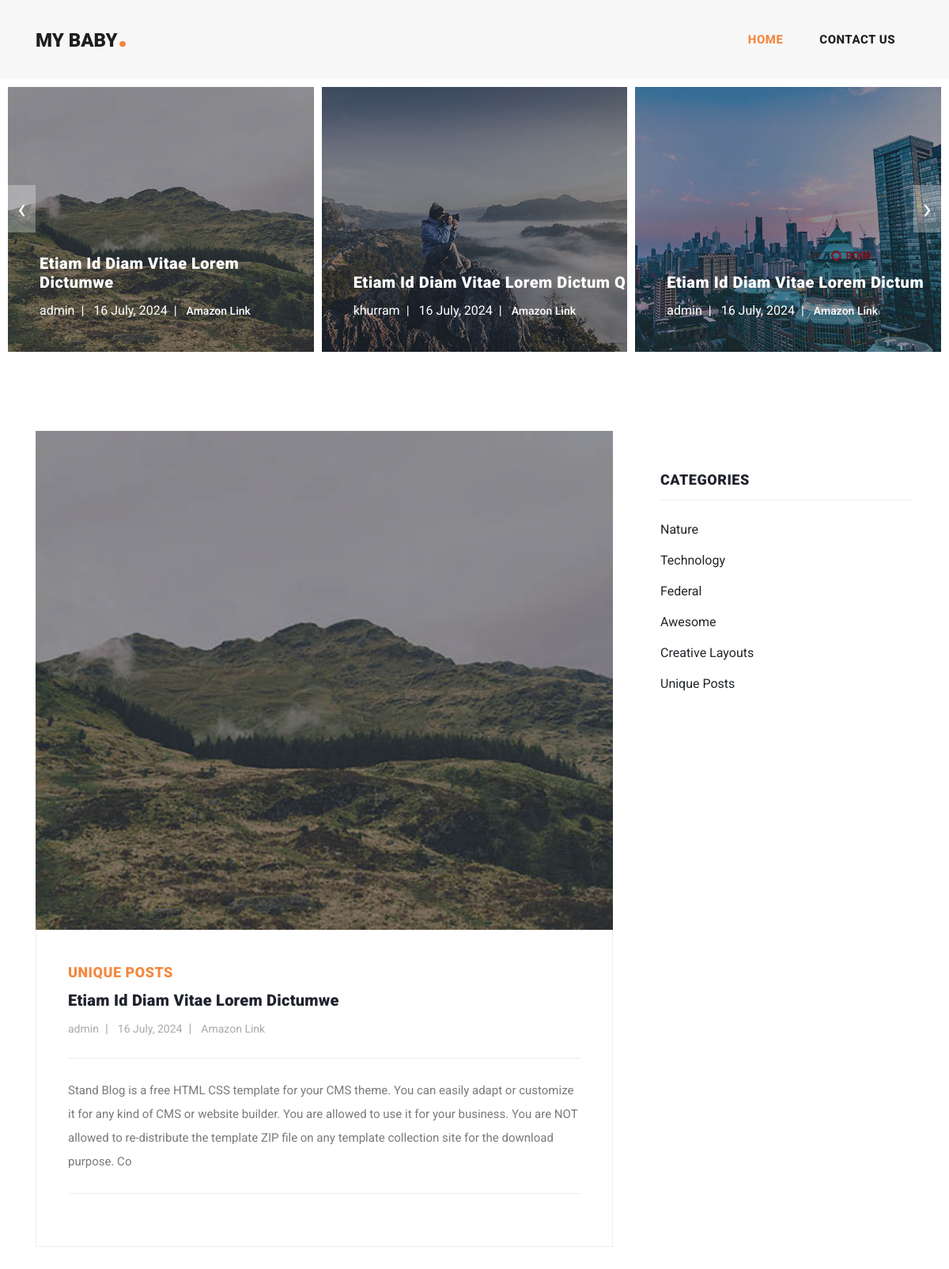
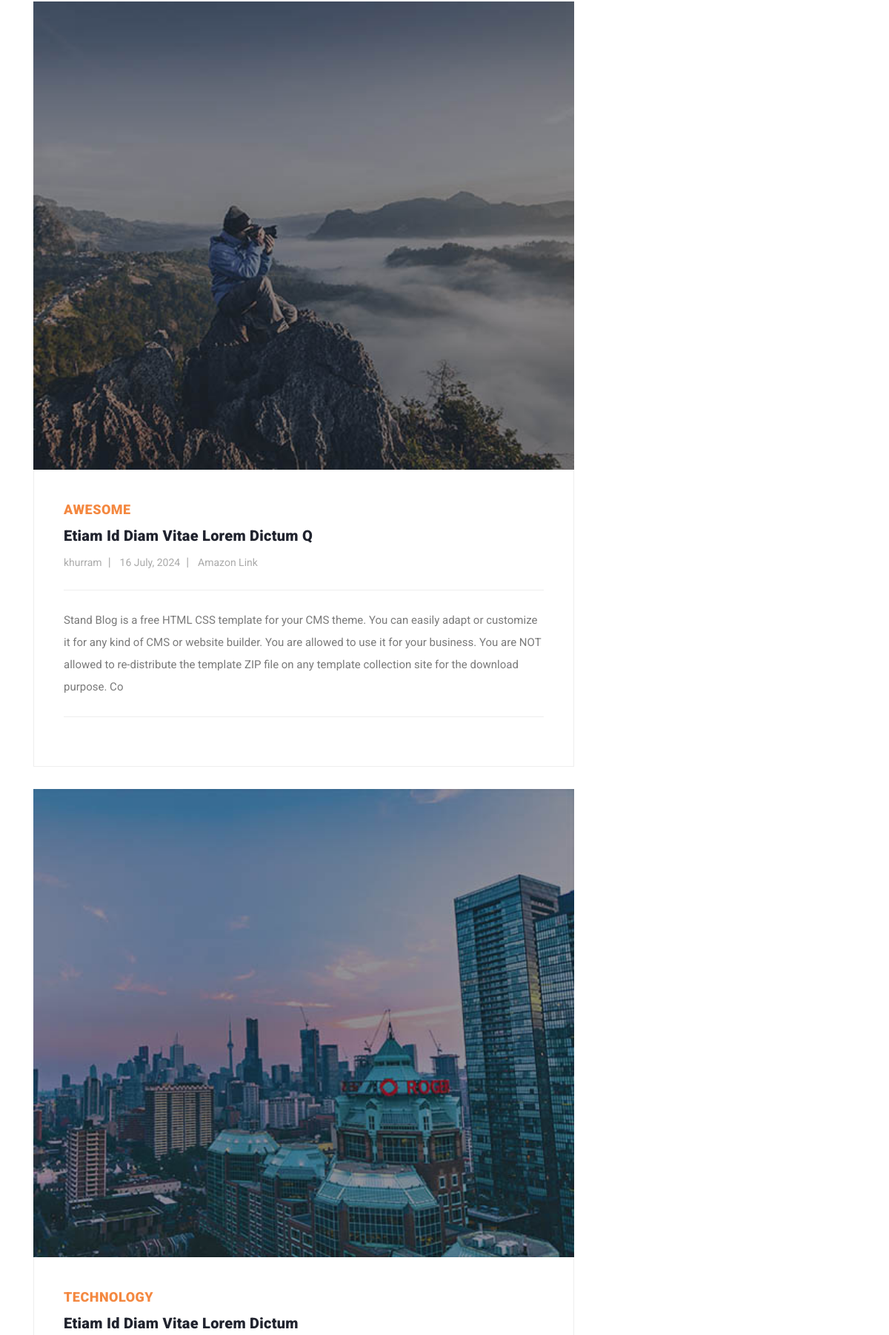
The page / (upper part) on the database its author committed (2 pictures, top to bottom).
### app/models.py (models this page shows, shortened)
class Post(models.Model):
    STATUS_CHOICES = (
        ('draft', 'Draft'),
        ('published', 'Published'),
    )
    title = models.CharField(max_length=200)
    category = models.ForeignKey(Category, on_delete=models.CASCADE)
    slug = models.SlugField(max_length=200, unique=True, blank=True)
    author = models.ForeignKey(User, on_delete=models.CASCADE, related_name='blog_posts')
    content = models.TextField()
    created_at = models.DateTimeField(auto_now_add=True)
    updated_at = models.DateTimeField(auto_now=True)
    published_date = models.DateTimeField(blank=True, null=True)
    status = models.CharField(max_length=10, choices=STATUS_CHOICES, default='draft')
    tags = models.CharField(max_length=100, blank=True, null=True)
    amazon_link = models.URLField(max_length=200, null=True, blank=True)
    images = models.ManyToManyField(BlogImages)
    video = models.FileField(upload_to='post_videos/', blank=True, null=True)
    class Meta:
        ordering = ('-created_at',)

class BlogImages(models.Model):
    name = models.CharField(max_length=233)
    image = models.ImageField(null=True, blank=True, upload_to='blog_images')

class Category(models.Model):
    name = models.CharField(max_length=300, null=True, blank=True)
    def __str__(self):
        return self.name
    class Meta:
        verbose_name = "Category"
        verbose_name_plural = "Categories"

### app/views.py (the view)
# urls.py: path('', HomeView.as_view(), name='home'),
class HomeView(TemplateView):
    template_name = 'home.html'
    def get_context_data(self, **kwargs):
        context = super().get_context_data(**kwargs)
        context['category'] = Category.objects.all()
        persona = Persona.load()
        posts = Post.objects.filter(status='published')
        posts_with_first_image = []
        for post in posts:
            first_image = post.images.first()
            posts_with_first_image.append({
                'post': post,
                'first_image': first_image
            })
        context['persona'] = persona
        context['posts_with_first_image'] = posts_with_first_image
        return context

### app/models.py (called while the page is built)
    @classmethod
    def load(cls):
        obj, created = cls.objects.get_or_create(pk=1)
        return obj

### templates/home.html (shortened to what this page needs)
{% extends 'base.html' %}
{% block content %}
    <section class="blog-posts">
      <div class="container">
        <div class="row">
          <div class="col-lg-8">
            <div class="all-blog-posts">
              <div class="row">
                {% for item in posts_with_first_image %}
                <div class="col-lg-12">
                  <div class="blog-post">
                    <div class="blog-thumb">
                      {% if item.first_image %}
                      <img src="{{item.first_image.image.url}}" alt="">
                      {% endif %}
                    </div>
                    <div class="down-content">
                      <span>{{item.post.category}}</span>
                      <a href="{% url 'post_detail' item.post.id %}"><h4>{{item.post.title}}</h4></a>
                      <ul class="post-info">
                        <li><a href="#">{{item.post.author.username}}</a></li>
                        <li><a href="#">{{item.post.created_at|date:"d F, Y"}}</a></li>
                        <li><a href="{{item.post.amazon_link}}">Amazon Link </a></li>
                      </ul>
                      <p>{{item.post.content|slice:300}}</p>
                      <div class="post-options">
                        <div class="row">
                          <div class="col-6">
                          </div>
                          <div class="col-6">
                          </div>
                        </div>
                      </div>
                    </div>
                  </div>
                </div>
                {% endfor %}
              </div>
            </div>
          </div>
          <div class="col-lg-4">
            <div class="sidebar">
              <div class="row">
                <div class="col-lg-12">
                </div>
                <div class="col-lg-12">
                  <div class="sidebar-item categories">
                    <div class="sidebar-heading">
                      <h2>Categories</h2>
                    </div>
                    <div class="content">
                      <ul>
                        {% for cat in category %}
                        <li>{{cat.name}}</li>
                        {% endfor %}
                      </ul>
                    </div>
                  </div>
                </div>
              </div>
            </div>
          </div>
        </div>
      </div>
    </section>
{% endblock %}

### templates/base.html (shortened to what this page needs)
<!DOCTYPE html>
{% load static %}
<html lang="en">
    <head>
        <link href="{% static 'vendor/bootstrap/css/bootstrap.min.css' %}"
            rel="stylesheet">
        <link rel="stylesheet" href="{% static 'assets/css/fontawesome.css' %}">
        <link rel="stylesheet"
            href="{% static 'assets/css/templatemo-stand-blog.css'%}">
        <link rel="stylesheet" href="{% static 'assets/css/owl.css' %}">
    </head>
    <body>
        <header class>
            <nav class="navbar navbar-expand-lg">
                <div class="container">
                    <a class="navbar-brand" href="{% url 'home' %}"><h2>MY BABY<em>.</em></h2></a>
                    <div class="collapse navbar-collapse" id="navbarResponsive">
                        <ul class="navbar-nav ml-auto">
                            <li class="nav-item active">
                                <a class="nav-link" href="{% url 'home' %}">Home
                                </a>
                            </li>
                            <li class="nav-item">
                                <a class="nav-link" href="{% url 'contact' %}">Contact
                                    Us</a>
                            </li>
                        </ul>
                    </div>
                </div>
            </nav>
        </header>
        <div class="main-banner header-text">
            <div class="container-fluid">
                <div class="owl-banner owl-carousel">
                    {% for item in posts_with_first_image %}
                    <div class="item">
                        {% if item.first_image %}
                            <img src="{{item.first_image.image.url}}" alt="">
                        {% endif %}
                        <div class="item-content">
                            <div class="main-content">
                                <a href="{% url 'post_detail' item.post.id %}"><h4>{{item.post.title}}</h4></a>
                                <ul class="post-info">
                                    <li style="color: white;">{{item.post.author.username}}</li>
                                    <li style="color: white;">{{item.post.created_at|date:"d F, Y"}}</li>
                                    <li><a href="{{item.post.amazon_link}}">Amazon Link</a></li>
                                </ul>
                            </div>
                        </div>
                    </div>
                    {% endfor %}
                </div>
            </div>
        </div>
        {% block content %}
        {% endblock %}
    </body>
</html>

### static/assets/css/templatemo-stand-blog.css (style rules this page uses)
body { font-family: 'Roboto', sans-serif; overflow-x: hidden; text-rendering: optimizeLegibility; -webkit-font-smoothing: antialiased; -moz-osx-font-smoothing: grayscale; }
p { margin-bottom: 0px; font-size: 15px; font-weight: 400; color: #7a7a7a; line-height: 30px; }
a { text-decoration: none!important; }
ul { padding: 0; margin: 0; list-style: none; }
h1,h2,h3,h4,h5,h6 { margin: 0px; }
header { position: absolute; z-index: 99999; width: 100%; height: 100px; background-color: #f7f7f7; -webkit-transition: all 0.3s ease-in-out 0s; -moz-transition: all 0.3s ease-in-out 0s; -o-transition: all 0.3s ease-in-out 0s; transition: all 0.3s ease-in-out 0s; }
header .navbar { padding: 25px 0px; }
.navbar .navbar-brand { float: left; margin-top: -12px; outline: none; }
.navbar .navbar-brand h2 { color: #1e1e1e; text-transform: uppercase; font-size: 24px; font-weight: 900; -webkit-transition: all .3s ease 0s; -moz-transition: all .3s ease 0s; -o-transition: all .3s ease 0s; transition: all .3s ease 0s; }
.navbar .navbar-brand h2 em { font-size: 44px; font-style: normal; color: #f48840; }
#navbarResponsive { z-index: 999; }
.navbar-collapse { text-align: center; }
.navbar .navbar-nav .nav-item { margin: 0px 15px; }
.navbar .navbar-nav a.nav-link { text-transform: capitalize; font-size: 15px; font-weight: 800; text-transform: uppercase; letter-spacing: 0.5px; color: #1e1e1e; transition: all 0.3s; }
.navbar .navbar-nav .nav-link:hover, .navbar .navbar-nav .active>.nav-link, .navbar .navbar-nav .nav-link.active, .navbar .navbar-nav .nav-link.show, .navbar .navbar-nav .show>.nav-link { color: #f48840; }
.main-banner .container-fluid { padding: 0px 10px; margin-bottom: -24px; }
.owl-banner { padding-top: 110px; }
.owl-banner .item { position: relative; }
.owl-banner .item .item-content { position: absolute; bottom: 40px; left: 40px; }
.owl-banner .item .item-content h4 { font-size: 24px; font-weight: 900; color: #fff; letter-spacing: 0.5px; text-transform: capitalize; margin: 10px 0px 12px 0px; }
.owl-banner .item .item-content ul li { display: inline-block; margin-right: 8px; }
.owl-banner .item .item-content ul li:after { content: '|'; color: #fff; margin-left: 8px; }
.owl-banner .item .item-content ul li:last-child::after { display: none; }
.owl-banner .item .item-content ul li a { font-size: 14px; color: #fff; font-weight: 500; transition: all .3s; }
.blog-posts { margin-top: 100px; }
.blog-posts .blog-post { margin-bottom: 30px; }
.blog-posts .blog-thumb img { width: 100%; overflow: hidden; }
.blog-posts .down-content { padding: 40px; border-right: 1px solid #eee; border-left: 1px solid #eee; border-bottom: 1px solid #eee; }
.blog-posts .down-content span { font-size: 18px; text-transform: uppercase; letter-spacing: 0.5px; font-weight: 900; color: #f48840; }
.blog-posts .down-content h4 { font-size: 24px; text-transform: capitalize; letter-spacing: 0.5px; font-weight: 900; color: #20232e; margin: 10px 0px 12px 0px; }
.blog-posts .down-content ul.post-info li { display: inline-block; margin-right: 8px; }
.blog-posts .down-content ul.post-info li:after { content: '|'; color: #aaa; margin-left: 8px; }
.blog-posts .down-content h4 { font-size: 20px; letter-spacing: 0.25px; }
.blog-posts .down-content ul.post-info li:last-child::after { display: none; }
.blog-posts .down-content ul.post-info li a { font-size: 14px; color: #aaa; font-weight: 400; transition: all .3s; }
.blog-posts .down-content p { padding: 25px 0px; margin: 25px 0px; border-top: 1px solid #eee; border-bottom: 1px solid #eee; }
.blog-posts .sidebar-heading h2 { font-size: 18px; text-transform: uppercase; font-weight: 900; letter-spacing: 0.5px; color: #20232e; border-bottom: 1px solid #eee; padding-bottom: 15px; margin-bottom: 25px; }
.sidebar { margin-left: 30px; }
.sidebar .sidebar-item { margin-top: 50px; }
.sidebar .sidebar-heading h2 { font-size: 18px; text-transform: uppercase; font-weight: 900; letter-spacing: 0.5px; color: #20232e; border-bottom: 1px solid #eee; padding-bottom: 15px; margin-bottom: 25px; }
.sidebar .categories ul li { margin-bottom: 15px; }
.sidebar .categories ul li:last-child { margin-bottom: 0px; }
@media (max-width: 1250px) { .owl-banner .item .item-content h4 { font-size: 20px; } }

### rows shown on the page
Post: first_image.image (picture), post "Etiam Id Diam Vitae Lorem Dictumwe", post.author.username "admin", post.created_at "16 July, 2024", post.category "UNIQUE POSTS", post.content "Stand Blog is a free HTML CSS template for your CMS theme. You can easily adapt or customize it for any kind of CMS or website builder. You are allowed to use it for your business. You are NOT allowed to re-distribute the template ZIP file on any template collection site for the download purpose. Co"
Post: first_image.image (picture), post "Etiam Id Diam Vitae Lorem Dictum Q", post.author.username "khurram", post.created_at "16 July, 2024", post.category "AWESOME", post.content "Stand Blog is a free HTML CSS template for your CMS theme. You can easily adapt or customize it for any kind of CMS or website builder. You are allowed to use it for your business. You are NOT allowed to re-distribute the template ZIP file on any template collection site for the download purpose. Co"
Post: first_image.image (picture), post "Etiam Id Diam Vitae Lorem Dictum", post.author.username "admin", post.created_at "16 July, 2024", post.category "TECHNOLOGY"
Category: name "Nature"
Category: name "Technology"
Category: name "Federal"
Category: name "Awesome"
Category: name "Creative Layouts"
Category: name "Unique Posts"
